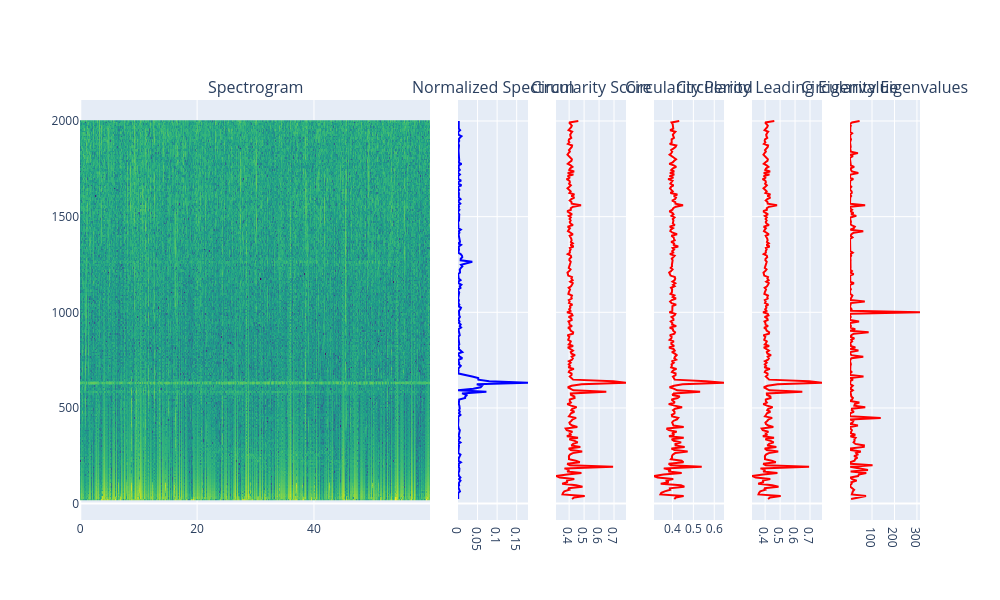

Notebook code for this chart:
### Code cell
from research_nbs.check_circle_v2 import transition_matrix_circularity

F, T, Sxx, phase = ut.calc_spectrogram(data, fs, nperseg=fft_nperseg, percent_overlap=percent_overlap, window=window, remove_dc=remove_dc, crop_freq=2000)
pxx = ut.calc_welch_from_spectrogram(Sxx, normalization_window_size=normalization_window_size)
circularity_score = []
circularity_period = []
circularity_leading_eigenvalue = []
circularity_eigenvalues = []
circularity_spectral_concentration = []

for fi in range(len(F)):
    M = ut.get_s2g(phase[fi, :], n_levels=Q)
    circularity = transition_matrix_circularity(M)
    circularity_score.append(circularity.score)
    circularity_period.append(circularity.period)
    circularity_leading_eigenvalue.append(circularity.leading_eigenvalue)
    circularity_eigenvalues.append(circularity.eigenvalues)
    circularity_spectral_concentration.append(circularity.spectral_concentration)

fig = make_subplots(rows=1, cols=6, column_widths=[0.5, 0.1, 0.1, 0.1, 0.1, 0.1], column_titles=["Spectrogram", "Normalized Spectrum", "Circularity Score", "Circularity Period", "Circularity Leading Eigenvalue", "Circularity Eigenvalues"], shared_yaxes=True)
fig.add_trace(go.Heatmap(z=Sxx, x=T, y=F, colorscale='Viridis', showscale=False), row=1, col=1)
fig.add_trace(go.Scatter(x=pxx, y=F, mode='lines', name='Normalized Spectrum', marker_color='Blue', showlegend=False), row=1, col=2)
fig.add_trace(go.Scatter(x=circularity_score, y=F, mode='lines', name='Circularity Score', marker_color='Red', showlegend=False), row=1, col=3)
fig.add_trace(go.Scatter(x=circularity_spectral_concentration, y=F, mode='lines', name='Circularity Score', marker_color='Red', showlegend=False), row=1, col=4)
fig.add_trace(go.Scatter(x=np.abs(circularity_leading_eigenvalue), y=F, mode='lines', name='Circularity Score', marker_color='Red', showlegend=False), row=1, col=5)
fig.add_trace(go.Scatter(x=circularity_period, y=F, mode='lines', name='Circularity Score', marker_color='Red', showlegend=False), row=1, col=6)
fig.update_layout(height=600, width=1000, font=dict(size=12))
# fig.write_image("/Users/itamarmerfeld/Projects/UATR/results/frequency_analysis.svg")
fig.show()

### Figure 1 — Plotly figure (JSON) as saved in the notebook; plotly's stock layout.template omitted (floating-point values rounded to 4 significant figures; data arrays with more than 128 entries replaced by an {"elided": "..."} marker saying what was removed)
{"data": [{"colorscale": [[0, "#440154"], [0.1111, "#482878"], [0.2222, "#3e4989"], [0.3333, "#31688e"], [0.4444, "#26828e"], [0.5556, "#1f9e89"], [0.6667, "#35b779"], [0.7778, "#6ece58"], [0.8889, "#b5de2b"], [1, "#fde725"]], "showscale": false, "type": "heatmap", "x": {"elided": "639 float values"}, "xaxis": "x", "y": {"elided": "248 float values"}, "yaxis": "y", "z": {"elided": "248x639 float values"}}, {"marker": {"color": "Blue"}, "mode": "lines", "name": "Normalized Spectrum", "showlegend": false, "type": "scatter", "x": {"elided": "248 float values"}, "xaxis": "x2", "y": {"elided": "248 float values"}, "yaxis": "y2"}, {"marker": {"color": "Red"}, "mode": "lines", "name": "Circularity Score", "showlegend": false, "type": "scatter", "x": {"elided": "248 float values"}, "xaxis": "x3", "y": {"elided": "248 float values"}, "yaxis": "y3"}, {"marker": {"color": "Red"}, "mode": "lines", "name": "Circularity Score", "showlegend": false, "type": "scatter", "x": {"elided": "248 float values"}, "xaxis": "x4", "y": {"elided": "248 float values"}, "yaxis": "y4"}, {"marker": {"color": "Red"}, "mode": "lines", "name": "Circularity Score", "showlegend": false, "type": "scatter", "x": {"elided": "248 float values"}, "xaxis": "x5", "y": {"elided": "248 float values"}, "yaxis": "y5"}, {"marker": {"color": "Red"}, "mode": "lines", "name": "Circularity Score", "showlegend": false, "type": "scatter", "x": {"elided": "248 float values"}, "xaxis": "x6", "y": {"elided": "248 float values"}, "yaxis": "y6"}], "layout": {"annotations": [{"font": {"size": 16}, "showarrow": false, "text": "Spectrogram", "x": 0.2083, "xanchor": "center", "xref": "paper", "y": 1, "yanchor": "bottom", "yref": "paper"}, {"font": {"size": 16}, "showarrow": false, "text": "Normalized Spectrum", "x": 0.4917, "xanchor": "center", "xref": "paper", "y": 1, "yanchor": "bottom", "yref": "paper"}, {"font": {"size": 16}, "showarrow": false, "text": "Circularity Score", "x": 0.6083, "xanchor": "center", "xref": "paper", "y": 1, "yanchor": "bottom", "yref": "paper"}, {"font": {"size": 16}, "showarrow": false, "text": "Circularity Period", "x": 0.725, "xanchor": "center", "xref": "paper", "y": 1, "yanchor": "bottom", "yref": "paper"}, {"font": {"size": 16}, "showarrow": false, "text": "Circularity Leading Eigenvalue", "x": 0.8417, "xanchor": "center", "xref": "paper", "y": 1, "yanchor": "bottom", "yref": "paper"}, {"font": {"size": 16}, "showarrow": false, "text": "Circularity Eigenvalues", "x": 0.9583, "xanchor": "center", "xref": "paper", "y": 1, "yanchor": "bottom", "yref": "paper"}], "font": {"size": 12}, "height": 600, "width": 1000, "xaxis": {"anchor": "y", "domain": [0, 0.4167]}, "xaxis2": {"anchor": "y2", "domain": [0.45, 0.5333]}, "xaxis3": {"anchor": "y3", "domain": [0.5667, 0.65]}, "xaxis4": {"anchor": "y4", "domain": [0.6833, 0.7667]}, "xaxis5": {"anchor": "y5", "domain": [0.8, 0.8833]}, "xaxis6": {"anchor": "y6", "domain": [0.9167, 1]}, "yaxis": {"anchor": "x", "domain": [0, 1]}, "yaxis2": {"anchor": "x2", "domain": [0, 1], "matches": "y", "showticklabels": false}, "yaxis3": {"anchor": "x3", "domain": [0, 1], "matches": "y", "showticklabels": false}, "yaxis4": {"anchor": "x4", "domain": [0, 1], "matches": "y", "showticklabels": false}, "yaxis5": {"anchor": "x5", "domain": [0, 1], "matches": "y", "showticklabels": false}, "yaxis6": {"anchor": "x6", "domain": [0, 1], "matches": "y", "showticklabels": false}}}
